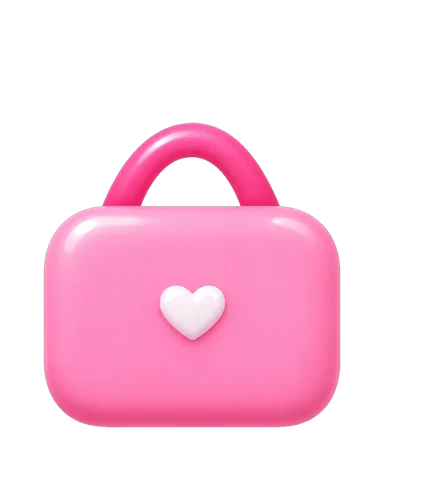
#> input picture chars/acc_bag.webp, 432 x 480 px
$ python cut.py ../../chars/acc_bag.webp ../../chars/acc_bow.webp 5 5 ../../chars/acc_bow.webp
#> lines starting #> are read from the running program, lines starting #| are printed output that depends on the picture; after the words box and inside, x2 and y2 are one past the last pixel; in counts of white or black regions, pixels touching at a corner belong together
# 코덱스 그림의 흰 배경 지우기: python tools/art/cut.py 원본.png chars/이름.webp 긴쪽px [흰색기준=240] [soft]
# 흰 배경 지우기: 테두리와 이어진 흰색만 (soft=흰색을 투명도로 바꾸기, 부드러운 자국용)
import sys
from PIL import Image,ImageDraw,ImageFilter
import numpy as np
src,dst,long=sys.argv[1],sys.argv[2],int(sys.argv[3]);thr=int(sys.argv[4]) if len(sys.argv)>4 else 240;soft=len(sys.argv)>5 and sys.argv[5]=='soft'
im=Image.open(src).convert('RGBA')
#> im is the input picture: PIL image 432x480 RGBA; mean R, G, B, A 86.8, 47.3, 64.6, 84.9
if soft:
  a=np.asarray(im).astype(np.float32);rgb=a[...,:3];al=(255-rgb.min(axis=2))/255.0
  al=np.clip((al-.02)/.98,0,1);out=np.zeros_like(a)
  nz=al>0;out[...,:3][nz]=np.clip((rgb[nz]-255*(1-al[nz,None]))/al[nz,None],0,255);out[...,3]=al*255
  im=Image.fromarray(out.astype(np.uint8),'RGBA')
else:
  w,h=im.size;rgb=im.convert('RGB');mask=Image.new('L',(w,h),0)
#> after `w, h = im.size`: w = 432; h = 480
#> after `rgb = im.convert('RGB')`:
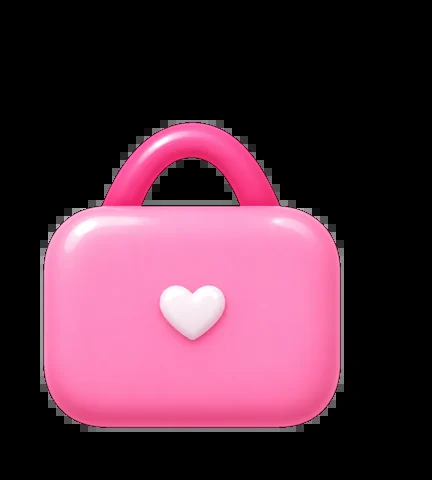
#> rgb: PIL image 432x480 RGB; mean R, G, B 86.8, 47.3, 64.6
#> after `mask = Image.new('L', (w, h), 0)`: mask: PIL image 432x480 L; every value is 0
  # 테두리에서 시작해 흰색(thr 이상)만 채워요
  arr=np.asarray(rgb);white=(arr.min(axis=2)>=thr)
#> after `white = arr.min(axis=2) >= thr`:
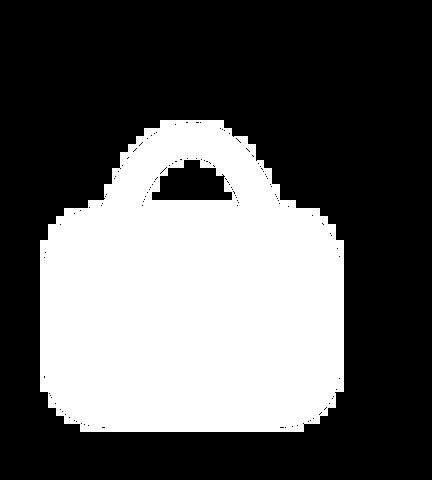
#> white: shape (480, 432) bool; 36.5% white; 1 white region, box (x1, y1, x2, y2) and area: (40, 120, 344, 432) 75733
  from collections import deque
  seen=np.zeros((h,w),bool);q=deque()
  for x in range(w):
    for y in (0,h-1):
      if white[y,x] and not seen[y,x]:seen[y,x]=True;q.append((y,x))
  for y in range(h):
    for x in (0,w-1):
      if white[y,x] and not seen[y,x]:seen[y,x]=True;q.append((y,x))
  while q:
    y,x=q.popleft()
    for dy,dx in ((1,0),(-1,0),(0,1),(0,-1)):
      ny,nx=y+dy,x+dx
      if 0<=ny<h and 0<=nx<w and white[ny,nx] and not seen[ny,nx]:seen[ny,nx]=True;q.append((ny,nx))
  m=Image.fromarray(((~seen)*255).astype(np.uint8),'L').filter(ImageFilter.GaussianBlur(1.2))
#> m: PIL image 432x480 L; every value is 255
  im.putalpha(m)
bb=im.getchannel('A').point(lambda v:255 if v>8 else 0).getbbox();im=im.crop(bb)
#> after `bb = im.getchannel('A').point(lambda v: 255 if v > 8 else 0).getbbox()`: bb = (0, 0, 432, 480)
w,h=im.size;pad=int(max(w,h)*.03);c=Image.new('RGBA',(w+pad*2,h+pad*2),(0,0,0,0));c.alpha_composite(im,(pad,pad));im=c
#> after `pad = int(max(w, h) * 0.03)`: pad = 14
#> after `c = Image.new('RGBA', (w + pad * 2, h + pad * 2), (0, 0, 0, 0))`: c: PIL image 460x508 RGBA; every value is 0
#> after `c.alpha_composite(im, (pad, pad))`:
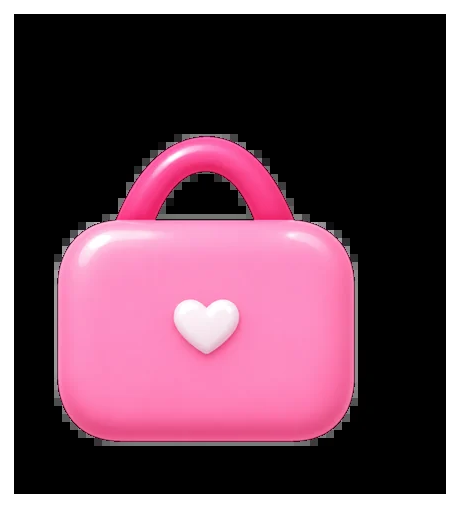
#> c: PIL image 460x508 RGBA; mean R, G, B, A 77, 42, 57.3, 226.3; transparent parts drawn white
k=long/max(im.size);im=im.resize((round(im.width*k),round(im.height*k)),Image.LANCZOS)
#> after `k = long / max(im.size)`: k = 0.00984
im.save(dst,'WEBP',quality=88,method=6);print(dst,im.size,round(im.width/im.height,3))
#| ../../chars/acc_bow.webp (5, 5) 1.0

$ run again, on chars/acc_bowtie.webp
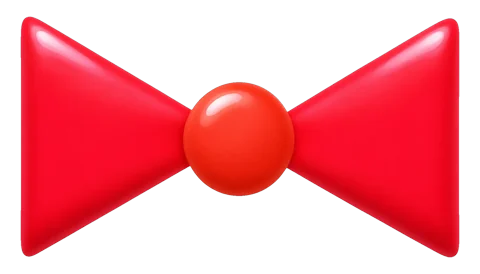
#> input picture chars/acc_bowtie.webp, 480 x 274 px
#> im is the input picture: PIL image 480x274 RGBA; mean R, G, B, A 119.4, 17.3, 26.2, 120.5
#> mask: PIL image 480x274 L; every value is 0
#> `white = arr.min(axis=2) >= thr`:
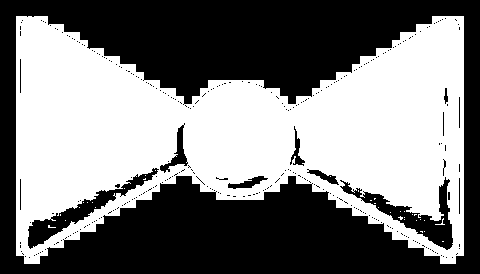
#> white: shape (274, 480) bool; 49.2% white; 34 white regions (33 under 20 px), largest, box (x1, y1, x2, y2) and area: (16, 16, 464, 264) 64640
#> m: PIL image 480x274 L; every value is 255
#> bb = (0, 0, 480, 274)
#> c: PIL image 508x302 RGBA; every value is 0
#> `c.alpha_composite(im, (pad, pad))`:
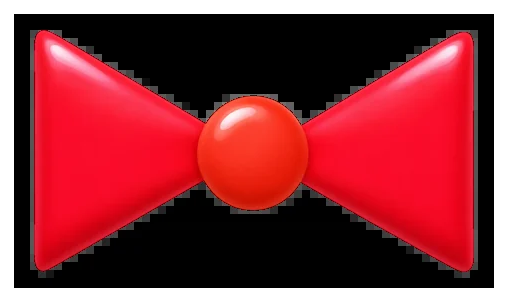
#> c: PIL image 508x302 RGBA; mean R, G, B, A 102.3, 14.8, 22.5, 218.6; transparent parts drawn white
#| ../../chars/acc_bowtie.webp (5, 3) 1.667
